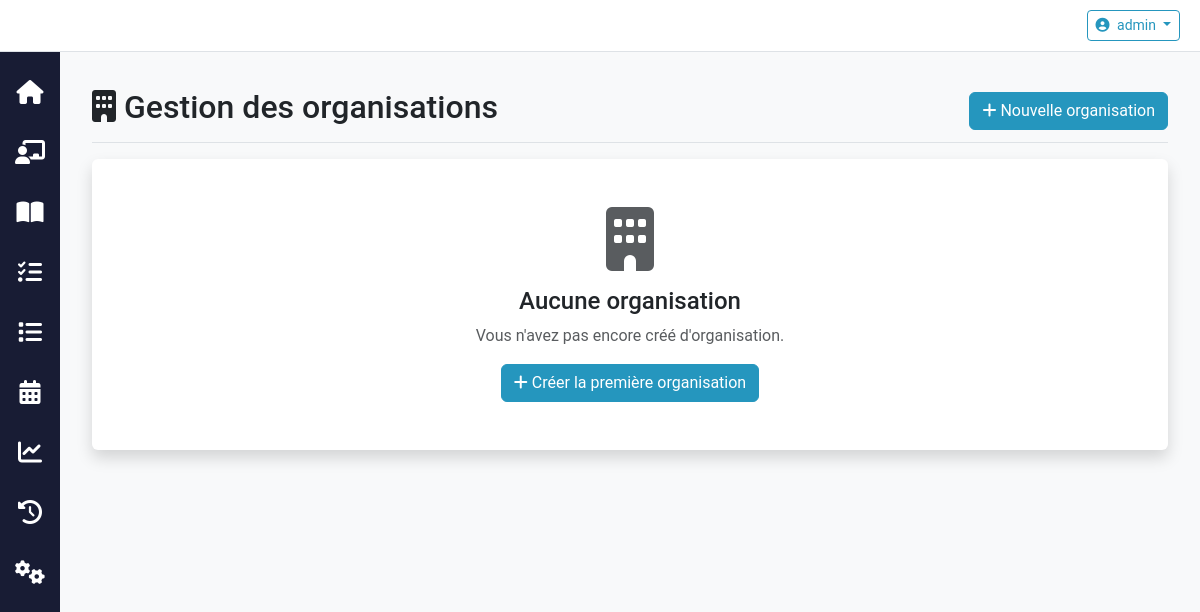
Before: /accounts/organisations/ (signed in) with the older database file.
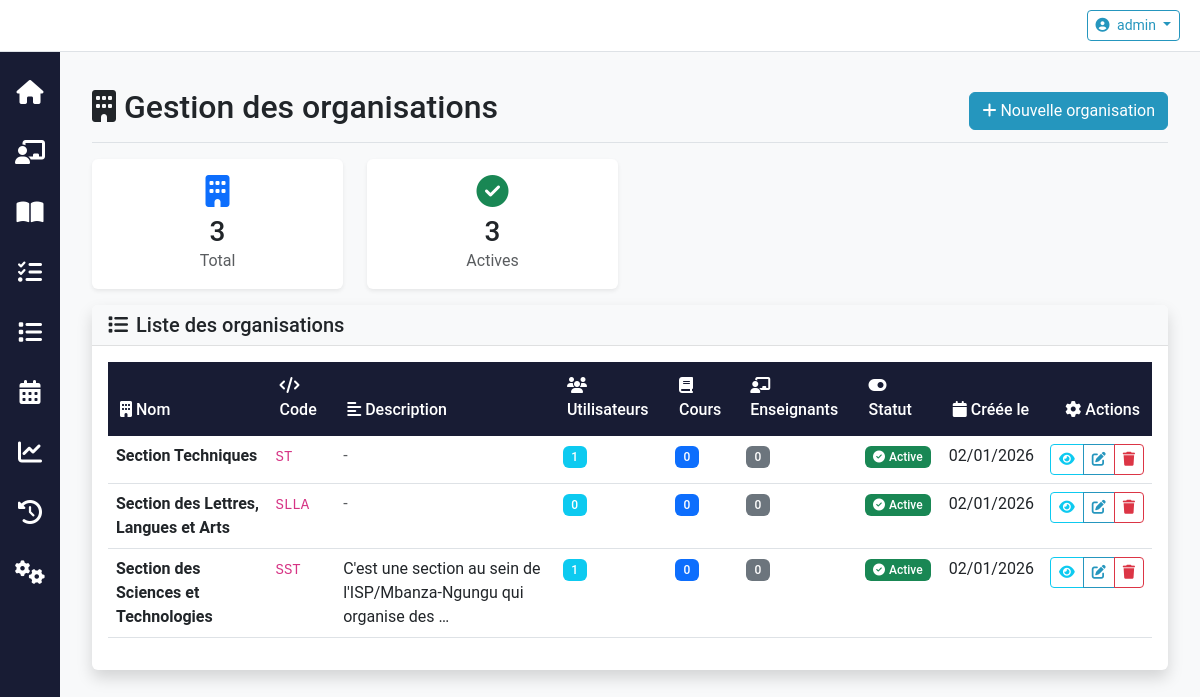
After: the same page with the newer database file.
### accounts/models.py (models this page shows, shortened)
class Organisation(models.Model):
    nom = models.CharField(_('Nom de l\'organisation'), max_length=200, unique=True)
    code = models.CharField(_('Code'), max_length=50, unique=True, help_text="Code unique de l'organisation")
    description = models.TextField(_('Description'), blank=True, null=True)
    est_active = models.BooleanField(_('Active'), default=True)
    date_creation = models.DateTimeField(auto_now_add=True)
    date_modification = models.DateTimeField(auto_now=True)
    class Meta:
        verbose_name = _('Organisation')
        verbose_name_plural = _('Organisations')
        ordering = ['nom']

### accounts/admin_organisation.py (the view)
# urls.py: path('organisations/', admin_organisation.organisation_list, name='organisation_list'),
@login_required
def organisation_list(request):
    if not check_admin_permission(request.user):
        messages.error(request, "Vous n'avez pas les permissions nécessaires.")
        return redirect('home')
    organisations = Organisation.objects.all().order_by('nom')
    context = {
        'organisations': organisations,
    }
    return render(request, 'accounts/organisation_list.html', context)

### accounts/models.py (called while the page is built)
    @property
    def is_administrative_role(self):
        return self.roles.filter(name__in=Role.ADMIN_ROLES).exists()

    @property
    def is_section_role(self):
        return self.roles.filter(name__in=Role.SECTION_ROLES).exists()

    @property
    def is_department_role(self):
        return self.roles.filter(name__in=Role.DEPT_ROLES).exists()

    @property
    def is_enseignant(self):
        return False

    @property
    def is_etudiant(self):
        return False

    @property
    def is_personnel_admin(self):
        return False

### accounts/permissions.py (called while the page is built)
def check_admin_permission(user):
    if not user.is_authenticated:
        return False
    if user.is_staff or user.profile.is_admin:
        return True
    if user.profile.roles.filter(name=Role.ADMIN).exists():
        return True
    return False

def check_administrative_role_permission(user):
    if not user.is_authenticated:
        return False
    return user.profile.is_administrative_role or user.profile.roles.filter(name=Role.GESTIONNAIRE).exists()

def check_section_role_permission(user):
    return user.is_authenticated and user.profile.is_section_role

### accounts/templates/accounts/organisation_list.html (shortened to what the changed rows need)
{% extends 'base.html' %}
{% load static %}
{% block content %}
<div class="container-fluid">
    <div class="d-flex justify-content-between flex-wrap flex-md-nowrap align-items-center pt-3 pb-2 mb-3 border-bottom">
        <h1 class="h2">
            <i class="fas fa-building me-2"></i>Gestion des organisations
        </h1>
    </div>
    {% if organisations %}
    <div class="row mb-3">
        <div class="col-md-3">
            <div class="card shadow-sm">
                <div class="card-body text-center">
                    <i class="fas fa-building fa-2x text-primary mb-2"></i>
                    <h3 class="mb-0">{{ organisations.count }}</h3>
                    <p class="text-muted mb-0">Total</p>
                </div>
            </div>
        </div>
        <div class="col-md-3">
            <div class="card shadow-sm">
                <div class="card-body text-center">
                    <i class="fas fa-check-circle fa-2x text-success mb-2"></i>
                    <h3 class="mb-0">{{ organisations|length }}</h3>
                    <p class="text-muted mb-0">Actives</p>
                </div>
            </div>
        </div>
    </div>
    <div class="card shadow">
        <div class="card-header">
            <h5 class="mb-0"><i class="fas fa-list me-2"></i>Liste des organisations</h5>
        </div>
        <div class="card-body">
            <div class="table-responsive">
                <table class="table table-hover">
                    <thead>
                        <tr>
                            <th><i class="fas fa-building me-1"></i>Nom</th>
                            <th><i class="fas fa-code me-1"></i>Code</th>
                            <th><i class="fas fa-align-left me-1"></i>Description</th>
                            <th><i class="fas fa-users me-1"></i>Utilisateurs</th>
                            <th><i class="fas fa-book me-1"></i>Cours</th>
                            <th><i class="fas fa-chalkboard-teacher me-1"></i>Enseignants</th>
                            <th><i class="fas fa-toggle-on me-1"></i>Statut</th>
                            <th><i class="fas fa-calendar me-1"></i>Créée le</th>
                            <th class="text-end"><i class="fas fa-cog me-1"></i>Actions</th>
                        </tr>
                    </thead>
                    <tbody>
                        {% for org in organisations %}
                        <tr>
                            <td><strong>{{ org.nom }}</strong></td>
                            <td><code>{{ org.code }}</code></td>
                            <td>
                                {% if org.description %}
                                    {{ org.description|truncatewords:10 }}
                                {% else %}
                                    <span class="text-muted">-</span>
                                {% endif %}
                            </td>
                            <td>
                                <span class="badge bg-info">{{ org.users.count }}</span>
                            </td>
                            <td>
                                <span class="badge bg-primary">{{ org.courses.count }}</span>
                            </td>
                            <td>
                                <span class="badge bg-secondary">{{ org.teachers.count }}</span>
                            </td>
                            <td>
                                {% if org.est_active %}
                                    <span class="badge bg-success">
                                        <i class="fas fa-check-circle me-1"></i>Active
                                    </span>
                                {% else %}
                                    <span class="badge bg-secondary">
                                        <i class="fas fa-times-circle me-1"></i>Inactive
                                    </span>
                                {% endif %}
                            </td>
                            <td>{{ org.date_creation|date:"d/m/Y" }}</td>
                            <td class="text-end">
                                <div class="btn-group btn-group-sm" role="group">
                                    <a href="{% url 'accounts:organisation_detail' org.pk %}"
                                       class="btn btn-outline-info"
                                       title="Afficher"
                                       data-bs-toggle="tooltip">
                                        <i class="fas fa-eye"></i>
                                    </a>
                                    <a href="{% url 'accounts:organisation_edit' org.pk %}"
                                       class="btn btn-outline-primary"
                                       title="Modifier"
                                       data-bs-toggle="tooltip">
                                        <i class="fas fa-edit"></i>
                                    </a>
                                    <a href="{% url 'accounts:organisation_delete' org.pk %}"
                                       class="btn btn-outline-danger"
                                       title="Supprimer"
                                       data-bs-toggle="tooltip">
                                        <i class="fas fa-trash"></i>
                                    </a>
                                </div>
                            </td>
                        </tr>
                        {% endfor %}
                    </tbody>
                </table>
            </div>
        </div>
    </div>
    {% else %}
    <div class="card shadow">
        <div class="card-body text-center py-5">
            <i class="fas fa-building fa-4x text-muted mb-3"></i>
            <h4>Aucune organisation</h4>
            <p class="text-muted">Vous n'avez pas encore créé d'organisation.</p>
            <a href="{% url 'accounts:organisation_create' %}" class="btn btn-primary">
                <i class="fas fa-plus me-1"></i>Créer la première organisation
            </a>
        </div>
    </div>
    {% endif %}
</div>
{% endblock %}

Changed rows visible on the page:
added Organisation: nom "Section Techniques", code "ST", users.count "1", courses.count "0", teachers.count "0", est_active True (drawn), date_creation "02/01/2026"
added Organisation: nom "Section des Lettres, Langues et Arts", code "SLLA", users.count "0", courses.count "0", teachers.count "0", est_active True (drawn), date_creation "02/01/2026"
added Organisation: nom "Section des Sciences et Technologies", code "SST", description "C'est une section au sein de l'ISP/Mbanza-Ngungu qui organise des …", users.count "1", courses.count "0", teachers.count "0", est_active True (drawn), date_creation "02/01/2026"
Other visible differences:
{{ organisations.count }}: (not shown) → "3"
{{ organisations|length }}: (not shown) → "3"
text no longer shown: "Aucune organisation Vous n'avez pas encore créé d'organisation. Créer la première organisation"
text now shown: "Total Actives Liste des organisations Nom Code Description Utilisateurs Cours Enseignants Statut Créée le Actions"
